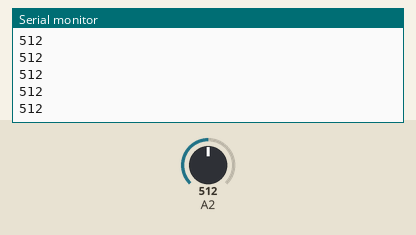
The sketch below on a simulated Arduino Uno, built with avr-gcc and run on an emulated ATmega328P. Parts: the last lines printed to the serial monitor. The inputs (shaded band) are chosen by the test bench; at power-on: A2 = 512.

Above: at 1.2 s.
1.3 s: A2 set to 716
At 2.4 s:
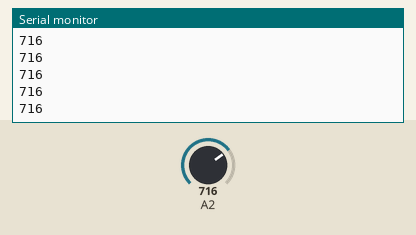
2.8 s: A2 set to 900
At 3.5 s:
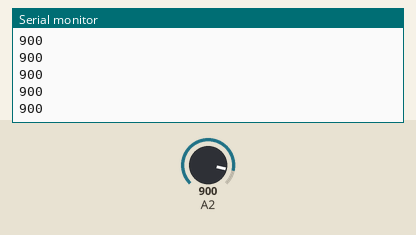
Timing chart, 0 to 5.8 s (numbered marks = the images above; inputs shaded):
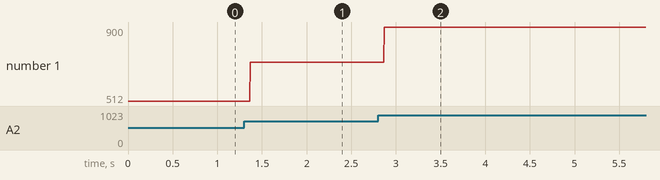

The sketch:

accelerationTrigger.ino
```cpp
#include <SPI.h>

int acceleration = A2;

void setup() {
  Serial.begin(9600);


}

void loop() {

acceleration = analogRead(A2);
  Serial.println(acceleration);
}
```

Measured:
- after the input at 1.3 s, the serial monitor: prints a new line after 0.07 s (image 1)
- after the input at 2.8 s, the serial monitor: prints a new line after 0.07 s (image 2)
- plotted number 1: 512 → 716 after the input at 1.3 s, 716 → 900 after the input at 2.8 s
